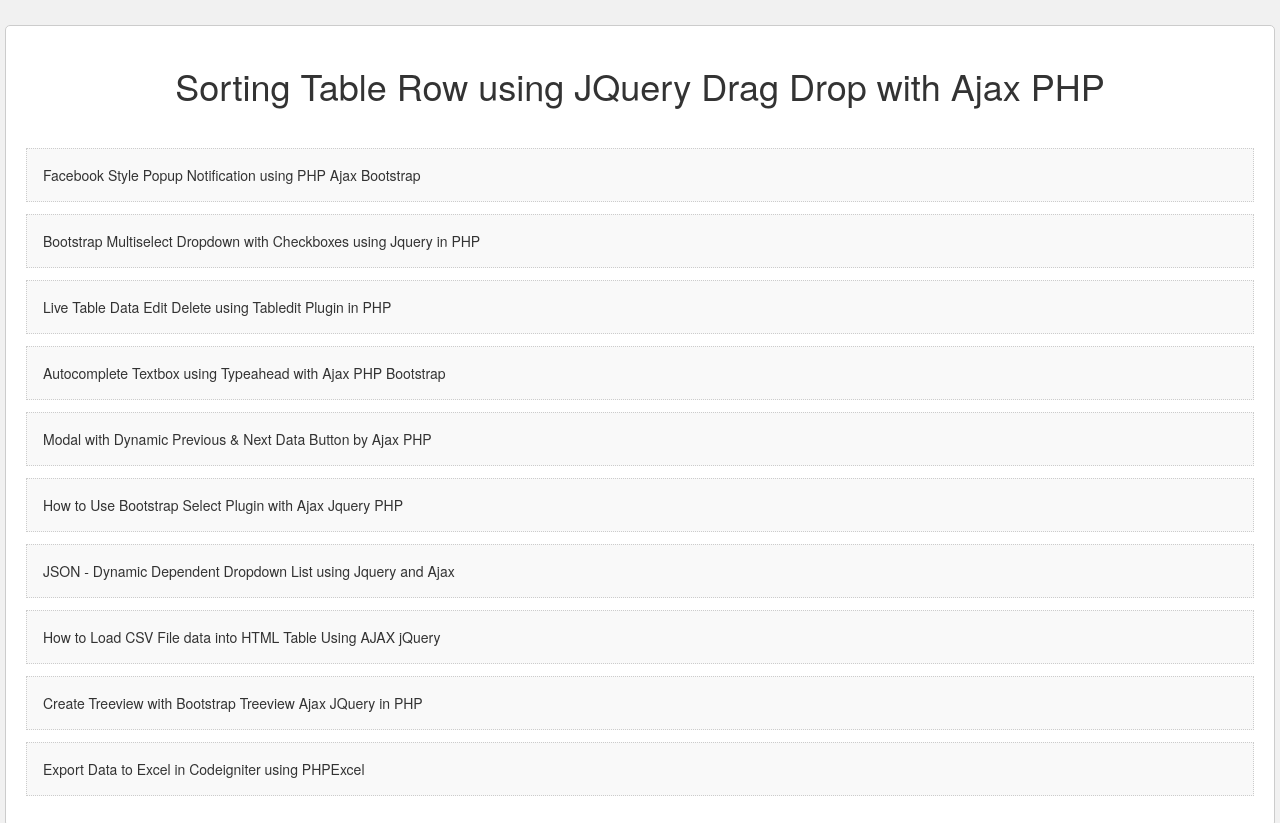
The page / on the database its author committed.
### tables this page shows
CREATE TABLE `page` (
  `page_id` int(11) NOT NULL,
  `page_title` text NOT NULL,
  `page_url` text NOT NULL,
  `page_order` int(11) NOT NULL
);

### index.php (the view, shortened to what this page needs)
<?php
$connect = mysqli_connect("localhost", "root", "", "testing");
$query = "SELECT * FROM page ORDER BY page_order ASC";
$result = mysqli_query($connect, $query);
?>
<html>
 <head>
  <link rel="stylesheet" href="https://maxcdn.bootstrapcdn.com/bootstrap/3.3.7/css/bootstrap.min.css" >
 </head>
 <body>
  <div class="container box">
   <h1 align="center">Sorting Table Row using JQuery Drag Drop with Ajax PHP</h1>
   <br />
   <ul class="list-unstyled" id="page_list">
   <?php
   while($row = mysqli_fetch_array($result))
   {
    echo '<li id="'.$row["page_id"].'">'.$row["page_title"].'</li>';
   }
   ?>
   </ul>
  </div>
 </body>
</html>

### index.php (style rules this page uses)
body { margin:0; padding:0; background-color:#f1f1f1; }
.box { width:1270px; padding:20px; background-color:#fff; border:1px solid #ccc; border-radius:5px; margin-top:25px; }
#page_list li { padding:16px; background-color:#f9f9f9; border:1px dotted #ccc; cursor:move; margin-top:12px; }

### rows shown on the page
page: page_title "Facebook Style Popup Notification using PHP Ajax Bootstrap"
page: page_title "Bootstrap Multiselect Dropdown with Checkboxes using Jquery in PHP"
page: page_title "Live Table Data Edit Delete using Tabledit Plugin in PHP"
page: page_title "Autocomplete Textbox using Typeahead with Ajax PHP Bootstrap"
page: page_title "Modal with Dynamic Previous & Next Data Button by Ajax PHP"
page: page_title "How to Use Bootstrap Select Plugin with Ajax Jquery PHP"
page: page_title "JSON - Dynamic Dependent Dropdown List using Jquery and Ajax"
page: page_title "How to Load CSV File data into HTML Table Using AJAX jQuery"
page: page_title "Create Treeview with Bootstrap Treeview Ajax JQuery in PHP"
page: page_title "Export Data to Excel in Codeigniter using PHPExcel"
